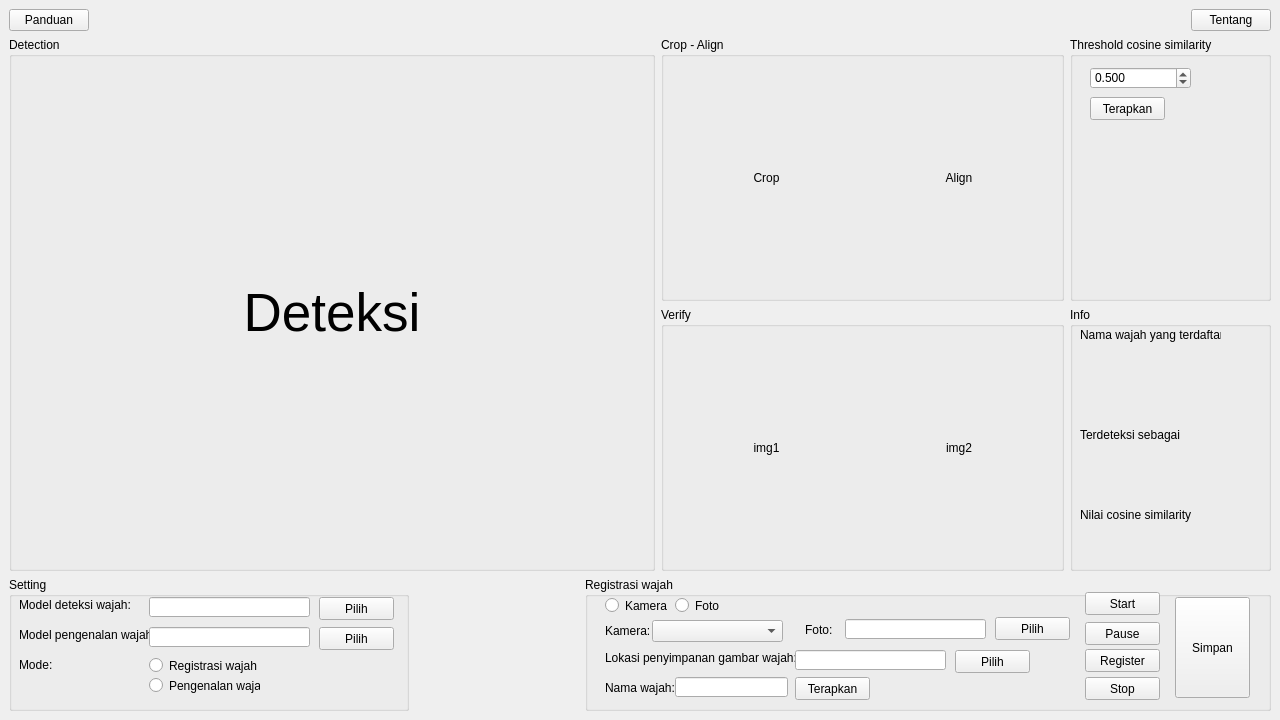
<?xml version="1.0" encoding="UTF-8"?>
<ui version="4.0">
 <class>MainWindow</class>
 <widget class="QMainWindow" name="MainWindow">
  <property name="geometry">
   <rect>
    <x>0</x>
    <y>0</y>
    <width>1280</width>
    <height>720</height>
   </rect>
  </property>
  <property name="windowTitle">
   <string>MainWindow</string>
  </property>
  <widget class="QWidget" name="centralwidget">
   <property name="minimumSize">
    <size>
     <width>1280</width>
     <height>720</height>
    </size>
   </property>
   <layout class="QVBoxLayout" name="verticalLayout" stretch="0,4,1">
    <item>
     <layout class="QHBoxLayout" name="horizontalLayout_4">
      <item>
       <widget class="QPushButton" name="pushButton_7">
        <property name="text">
         <string>Panduan</string>
        </property>
       </widget>
      </item>
      <item>
       <spacer name="horizontalSpacer">
        <property name="orientation">
         <enum>Qt::Horizontal</enum>
        </property>
        <property name="sizeHint" stdset="0">
         <size>
          <width>40</width>
          <height>20</height>
         </size>
        </property>
       </spacer>
      </item>
      <item>
       <widget class="QPushButton" name="pushButton_5">
        <property name="text">
         <string>Tentang</string>
        </property>
       </widget>
      </item>
     </layout>
    </item>
    <item>
     <layout class="QGridLayout" name="gridLayout_2" rowstretch="0,0,0,0" columnstretch="3,2,1">
      <item row="0" column="0" rowspan="4">
       <widget class="QGroupBox" name="boxDeteksi">
        <property name="title">
         <string>Detection</string>
        </property>
        <layout class="QHBoxLayout" name="horizontalLayout">
         <property name="leftMargin">
          <number>0</number>
         </property>
         <property name="topMargin">
          <number>0</number>
         </property>
         <property name="rightMargin">
          <number>0</number>
         </property>
         <property name="bottomMargin">
          <number>0</number>
         </property>
         <item>
          <widget class="QLabel" name="detection">
           <property name="minimumSize">
            <size>
             <width>640</width>
             <height>480</height>
            </size>
           </property>
           <property name="font">
            <font>
             <pointsize>40</pointsize>
            </font>
           </property>
           <property name="autoFillBackground">
            <bool>false</bool>
           </property>
           <property name="text">
            <string>Deteksi</string>
           </property>
           <property name="alignment">
            <set>Qt::AlignCenter</set>
           </property>
          </widget>
         </item>
        </layout>
       </widget>
      </item>
      <item row="2" column="1" rowspan="2">
       <widget class="QGroupBox" name="boxVerify">
        <property name="title">
         <string>Verify</string>
        </property>
        <layout class="QHBoxLayout" name="horizontalLayout_2">
         <item>
          <widget class="QLabel" name="img1">
           <property name="text">
            <string>img1</string>
           </property>
           <property name="alignment">
            <set>Qt::AlignCenter</set>
           </property>
          </widget>
         </item>
         <item>
          <widget class="QLabel" name="img2">
           <property name="text">
            <string>img2</string>
           </property>
           <property name="alignment">
            <set>Qt::AlignCenter</set>
           </property>
          </widget>
         </item>
        </layout>
       </widget>
      </item>
      <item row="0" column="1" rowspan="2">
       <widget class="QGroupBox" name="boxCropAlign">
        <property name="title">
         <string>Crop - Align</string>
        </property>
        <layout class="QHBoxLayout" name="horizontalLayout_3">
         <item>
          <widget class="QLabel" name="crop">
           <property name="text">
            <string>Crop</string>
           </property>
           <property name="alignment">
            <set>Qt::AlignCenter</set>
           </property>
          </widget>
         </item>
         <item>
          <widget class="QLabel" name="align">
           <property name="text">
            <string>Align</string>
           </property>
           <property name="alignment">
            <set>Qt::AlignCenter</set>
           </property>
          </widget>
         </item>
        </layout>
       </widget>
      </item>
      <item row="0" column="2" rowspan="2">
       <widget class="QGroupBox" name="boxRTSetting">
        <property name="title">
         <string>Threshold cosine similarity</string>
        </property>
        <property name="checkable">
         <bool>false</bool>
        </property>
        <property name="checked">
         <bool>false</bool>
        </property>
        <widget class="QDoubleSpinBox" name="doubleSpinBox">
         <property name="geometry">
          <rect>
           <x>20</x>
           <y>30</y>
           <width>101</width>
           <height>22</height>
          </rect>
         </property>
         <property name="decimals">
          <number>3</number>
         </property>
         <property name="maximum">
          <double>1.000000000000000</double>
         </property>
         <property name="singleStep">
          <double>0.100000000000000</double>
         </property>
         <property name="value">
          <double>0.500000000000000</double>
         </property>
        </widget>
        <widget class="QPushButton" name="pushButton_18">
         <property name="geometry">
          <rect>
           <x>20</x>
           <y>60</y>
           <width>75</width>
           <height>23</height>
          </rect>
         </property>
         <property name="text">
          <string>Terapkan</string>
         </property>
        </widget>
       </widget>
      </item>
      <item row="2" column="2" rowspan="2">
       <widget class="QGroupBox" name="boxInfo">
        <property name="title">
         <string>Info</string>
        </property>
        <widget class="QLabel" name="label_11">
         <property name="geometry">
          <rect>
           <x>10</x>
           <y>20</y>
           <width>141</width>
           <height>16</height>
          </rect>
         </property>
         <property name="text">
          <string>Nama wajah yang terdaftar</string>
         </property>
        </widget>
        <widget class="QLabel" name="label_12">
         <property name="geometry">
          <rect>
           <x>10</x>
           <y>120</y>
           <width>141</width>
           <height>16</height>
          </rect>
         </property>
         <property name="text">
          <string>Terdeteksi sebagai</string>
         </property>
        </widget>
        <widget class="QLabel" name="label_13">
         <property name="geometry">
          <rect>
           <x>10</x>
           <y>200</y>
           <width>141</width>
           <height>16</height>
          </rect>
         </property>
         <property name="text">
          <string>Nilai cosine similarity</string>
         </property>
        </widget>
       </widget>
      </item>
     </layout>
    </item>
    <item>
     <layout class="QHBoxLayout" name="horizontalLayout_5" stretch="1,0,1">
      <item>
       <widget class="QGroupBox" name="groupBox">
        <property name="sizePolicy">
         <sizepolicy hsizetype="Preferred" vsizetype="Preferred">
          <horstretch>0</horstretch>
          <verstretch>0</verstretch>
         </sizepolicy>
        </property>
        <property name="minimumSize">
         <size>
          <width>0</width>
          <height>0</height>
         </size>
        </property>
        <property name="maximumSize">
         <size>
          <width>400</width>
          <height>16777215</height>
         </size>
        </property>
        <property name="title">
         <string>Setting</string>
        </property>
        <widget class="QLabel" name="label">
         <property name="geometry">
          <rect>
           <x>10</x>
           <y>20</y>
           <width>111</width>
           <height>16</height>
          </rect>
         </property>
         <property name="text">
          <string>Model deteksi wajah:</string>
         </property>
        </widget>
        <widget class="QLabel" name="label_2">
         <property name="geometry">
          <rect>
           <x>10</x>
           <y>50</y>
           <width>131</width>
           <height>16</height>
          </rect>
         </property>
         <property name="text">
          <string>Model pengenalan wajah:</string>
         </property>
        </widget>
        <widget class="QLineEdit" name="lineEdit">
         <property name="geometry">
          <rect>
           <x>140</x>
           <y>20</y>
           <width>161</width>
           <height>20</height>
          </rect>
         </property>
         <property name="readOnly">
          <bool>true</bool>
         </property>
        </widget>
        <widget class="QLineEdit" name="lineEdit_2">
         <property name="geometry">
          <rect>
           <x>140</x>
           <y>50</y>
           <width>161</width>
           <height>20</height>
          </rect>
         </property>
         <property name="text">
          <string/>
         </property>
         <property name="readOnly">
          <bool>true</bool>
         </property>
        </widget>
        <widget class="QPushButton" name="pushButton">
         <property name="geometry">
          <rect>
           <x>310</x>
           <y>20</y>
           <width>75</width>
           <height>23</height>
          </rect>
         </property>
         <property name="text">
          <string>Pilih</string>
         </property>
        </widget>
        <widget class="QPushButton" name="pushButton_6">
         <property name="geometry">
          <rect>
           <x>310</x>
           <y>50</y>
           <width>75</width>
           <height>23</height>
          </rect>
         </property>
         <property name="text">
          <string>Pilih</string>
         </property>
        </widget>
        <widget class="QLabel" name="label_3">
         <property name="geometry">
          <rect>
           <x>10</x>
           <y>80</y>
           <width>121</width>
           <height>16</height>
          </rect>
         </property>
         <property name="text">
          <string>Mode:</string>
         </property>
        </widget>
        <widget class="QRadioButton" name="radioButton">
         <property name="geometry">
          <rect>
           <x>140</x>
           <y>80</y>
           <width>131</width>
           <height>17</height>
          </rect>
         </property>
         <property name="text">
          <string>Registrasi wajah</string>
         </property>
        </widget>
        <widget class="QRadioButton" name="radioButton_2">
         <property name="geometry">
          <rect>
           <x>140</x>
           <y>100</y>
           <width>111</width>
           <height>17</height>
          </rect>
         </property>
         <property name="text">
          <string>Pengenalan wajah</string>
         </property>
        </widget>
       </widget>
      </item>
      <item>
       <spacer name="horizontalSpacer_2">
        <property name="orientation">
         <enum>Qt::Horizontal</enum>
        </property>
        <property name="sizeHint" stdset="0">
         <size>
          <width>170</width>
          <height>20</height>
         </size>
        </property>
       </spacer>
      </item>
      <item>
       <widget class="QStackedWidget" name="stackedWidget">
        <property name="sizePolicy">
         <sizepolicy hsizetype="Preferred" vsizetype="Preferred">
          <horstretch>0</horstretch>
          <verstretch>0</verstretch>
         </sizepolicy>
        </property>
        <property name="currentIndex">
         <number>0</number>
        </property>
        <widget class="QWidget" name="page_1">
         <property name="sizePolicy">
          <sizepolicy hsizetype="Expanding" vsizetype="Preferred">
           <horstretch>0</horstretch>
           <verstretch>0</verstretch>
          </sizepolicy>
         </property>
         <layout class="QHBoxLayout" name="horizontalLayout_6">
          <property name="spacing">
           <number>0</number>
          </property>
          <property name="leftMargin">
           <number>0</number>
          </property>
          <property name="topMargin">
           <number>0</number>
          </property>
          <property name="rightMargin">
           <number>0</number>
          </property>
          <property name="bottomMargin">
           <number>0</number>
          </property>
          <item>
           <widget class="QGroupBox" name="groupBox_2">
            <property name="minimumSize">
             <size>
              <width>0</width>
              <height>0</height>
             </size>
            </property>
            <property name="title">
             <string>Registrasi wajah</string>
            </property>
            <widget class="QLabel" name="label_4">
             <property name="geometry">
              <rect>
               <x>20</x>
               <y>73</y>
               <width>201</width>
               <height>16</height>
              </rect>
             </property>
             <property name="text">
              <string>Lokasi penyimpanan gambar wajah:</string>
             </property>
            </widget>
            <widget class="QLineEdit" name="lineEdit_3">
             <property name="geometry">
              <rect>
               <x>210</x>
               <y>73</y>
               <width>151</width>
               <height>20</height>
              </rect>
             </property>
            </widget>
            <widget class="QPushButton" name="pushButton_9">
             <property name="geometry">
              <rect>
               <x>370</x>
               <y>73</y>
               <width>75</width>
               <height>23</height>
              </rect>
             </property>
             <property name="text">
              <string>Pilih</string>
             </property>
            </widget>
            <widget class="QLabel" name="label_5">
             <property name="geometry">
              <rect>
               <x>20</x>
               <y>47</y>
               <width>47</width>
               <height>13</height>
              </rect>
             </property>
             <property name="text">
              <string>Kamera:</string>
             </property>
            </widget>
            <widget class="QComboBox" name="comboBox">
             <property name="geometry">
              <rect>
               <x>67</x>
               <y>43</y>
               <width>131</width>
               <height>22</height>
              </rect>
             </property>
            </widget>
            <widget class="QLabel" name="label_6">
             <property name="geometry">
              <rect>
               <x>20</x>
               <y>103</y>
               <width>71</width>
               <height>16</height>
              </rect>
             </property>
             <property name="text">
              <string>Nama wajah:</string>
             </property>
            </widget>
            <widget class="QLineEdit" name="lineEdit_4">
             <property name="geometry">
              <rect>
               <x>90</x>
               <y>100</y>
               <width>113</width>
               <height>20</height>
              </rect>
             </property>
            </widget>
            <widget class="QRadioButton" name="radioButton_3">
             <property name="geometry">
              <rect>
               <x>20</x>
               <y>20</y>
               <width>82</width>
               <height>17</height>
              </rect>
             </property>
             <property name="text">
              <string>Kamera</string>
             </property>
            </widget>
            <widget class="QRadioButton" name="radioButton_4">
             <property name="geometry">
              <rect>
               <x>90</x>
               <y>20</y>
               <width>82</width>
               <height>17</height>
              </rect>
             </property>
             <property name="text">
              <string>Foto</string>
             </property>
            </widget>
            <widget class="QLabel" name="label_7">
             <property name="geometry">
              <rect>
               <x>220</x>
               <y>45</y>
               <width>61</width>
               <height>16</height>
              </rect>
             </property>
             <property name="text">
              <string>Foto:</string>
             </property>
            </widget>
            <widget class="QLineEdit" name="lineEdit_5">
             <property name="geometry">
              <rect>
               <x>260</x>
               <y>42</y>
               <width>141</width>
               <height>20</height>
              </rect>
             </property>
            </widget>
            <widget class="QPushButton" name="pushButton_2">
             <property name="geometry">
              <rect>
               <x>410</x>
               <y>40</y>
               <width>75</width>
               <height>23</height>
              </rect>
             </property>
             <property name="text">
              <string>Pilih</string>
             </property>
            </widget>
            <widget class="QPushButton" name="pushButton_3">
             <property name="geometry">
              <rect>
               <x>500</x>
               <y>15</y>
               <width>75</width>
               <height>23</height>
              </rect>
             </property>
             <property name="text">
              <string>Start</string>
             </property>
            </widget>
            <widget class="QPushButton" name="pushButton_4">
             <property name="geometry">
              <rect>
               <x>500</x>
               <y>45</y>
               <width>75</width>
               <height>23</height>
              </rect>
             </property>
             <property name="text">
              <string>Pause</string>
             </property>
            </widget>
            <widget class="QPushButton" name="pushButton_8">
             <property name="geometry">
              <rect>
               <x>210</x>
               <y>100</y>
               <width>75</width>
               <height>23</height>
              </rect>
             </property>
             <property name="text">
              <string>Terapkan</string>
             </property>
            </widget>
            <widget class="QPushButton" name="pushButton_10">
             <property name="geometry">
              <rect>
               <x>500</x>
               <y>100</y>
               <width>75</width>
               <height>23</height>
              </rect>
             </property>
             <property name="text">
              <string>Stop</string>
             </property>
            </widget>
            <widget class="QPushButton" name="pushButton_11">
             <property name="geometry">
              <rect>
               <x>500</x>
               <y>72</y>
               <width>75</width>
               <height>23</height>
              </rect>
             </property>
             <property name="text">
              <string>Register</string>
             </property>
            </widget>
            <widget class="QPushButton" name="pushButton_14">
             <property name="geometry">
              <rect>
               <x>590</x>
               <y>20</y>
               <width>75</width>
               <height>101</height>
              </rect>
             </property>
             <property name="text">
              <string>Simpan</string>
             </property>
            </widget>
           </widget>
          </item>
         </layout>
        </widget>
        <widget class="QWidget" name="page_2">
         <layout class="QHBoxLayout" name="horizontalLayout_7">
          <property name="spacing">
           <number>0</number>
          </property>
          <property name="leftMargin">
           <number>0</number>
          </property>
          <property name="topMargin">
           <number>0</number>
          </property>
          <property name="rightMargin">
           <number>0</number>
          </property>
          <property name="bottomMargin">
           <number>0</number>
          </property>
          <item>
           <widget class="QGroupBox" name="groupBox_3">
            <property name="title">
             <string>Pengenalan wajah</string>
            </property>
            <widget class="QRadioButton" name="radioButton_5">
             <property name="geometry">
              <rect>
               <x>90</x>
               <y>20</y>
               <width>82</width>
               <height>17</height>
              </rect>
             </property>
             <property name="text">
              <string>Video/foto</string>
             </property>
            </widget>
            <widget class="QRadioButton" name="radioButton_6">
             <property name="geometry">
              <rect>
               <x>20</x>
               <y>20</y>
               <width>82</width>
               <height>17</height>
              </rect>
             </property>
             <property name="text">
              <string>Kamera</string>
             </property>
            </widget>
            <widget class="QComboBox" name="comboBox_2">
             <property name="geometry">
              <rect>
               <x>67</x>
               <y>44</y>
               <width>131</width>
               <height>22</height>
              </rect>
             </property>
            </widget>
            <widget class="QLabel" name="label_8">
             <property name="geometry">
              <rect>
               <x>220</x>
               <y>46</y>
               <width>61</width>
               <height>16</height>
              </rect>
             </property>
             <property name="text">
              <string>Video/foto:</string>
             </property>
            </widget>
            <widget class="QLabel" name="label_9">
             <property name="geometry">
              <rect>
               <x>20</x>
               <y>48</y>
               <width>47</width>
               <height>13</height>
              </rect>
             </property>
             <property name="text">
              <string>Kamera:</string>
             </property>
            </widget>
            <widget class="QPushButton" name="pushButton_12">
             <property name="geometry">
              <rect>
               <x>440</x>
               <y>41</y>
               <width>75</width>
               <height>23</height>
              </rect>
             </property>
             <property name="text">
              <string>Pilih</string>
             </property>
            </widget>
            <widget class="QLineEdit" name="lineEdit_6">
             <property name="geometry">
              <rect>
               <x>290</x>
               <y>43</y>
               <width>141</width>
               <height>20</height>
              </rect>
             </property>
            </widget>
            <widget class="QPushButton" name="pushButton_13">
             <property name="geometry">
              <rect>
               <x>580</x>
               <y>19</y>
               <width>75</width>
               <height>23</height>
              </rect>
             </property>
             <property name="text">
              <string>Start</string>
             </property>
            </widget>
            <widget class="QPushButton" name="pushButton_15">
             <property name="geometry">
              <rect>
               <x>580</x>
               <y>80</y>
               <width>75</width>
               <height>23</height>
              </rect>
             </property>
             <property name="text">
              <string>Stop</string>
             </property>
            </widget>
            <widget class="QPushButton" name="pushButton_16">
             <property name="geometry">
              <rect>
               <x>580</x>
               <y>49</y>
               <width>75</width>
               <height>23</height>
              </rect>
             </property>
             <property name="text">
              <string>Pause</string>
             </property>
            </widget>
            <widget class="QLabel" name="label_10">
             <property name="geometry">
              <rect>
               <x>20</x>
               <y>81</y>
               <width>71</width>
               <height>16</height>
              </rect>
             </property>
             <property name="text">
              <string>File database:</string>
             </property>
            </widget>
            <widget class="QLineEdit" name="lineEdit_7">
             <property name="geometry">
              <rect>
               <x>100</x>
               <y>80</y>
               <width>131</width>
               <height>20</height>
              </rect>
             </property>
            </widget>
            <widget class="QPushButton" name="pushButton_17">
             <property name="geometry">
              <rect>
               <x>240</x>
               <y>80</y>
               <width>75</width>
               <height>23</height>
              </rect>
             </property>
             <property name="text">
              <string>Pilih</string>
             </property>
            </widget>
           </widget>
          </item>
         </layout>
        </widget>
       </widget>
      </item>
     </layout>
    </item>
   </layout>
  </widget>
 </widget>
 <resources/>
 <connections/>
</ui>
